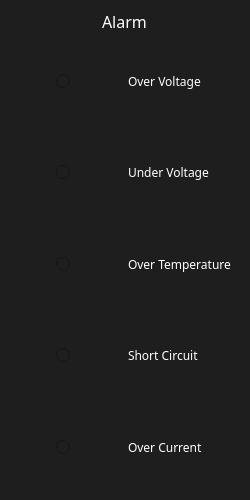
     <widget class="QFrame" name="alarm_frame">
      <property name="sizePolicy">
       <sizepolicy hsizetype="MinimumExpanding" vsizetype="Minimum">
        <horstretch>0</horstretch>
        <verstretch>0</verstretch>
       </sizepolicy>
      </property>
      <property name="minimumSize">
       <size>
        <width>250</width>
        <height>500</height>
       </size>
      </property>
      <property name="maximumSize">
       <size>
        <width>300</width>
        <height>16777215</height>
       </size>
      </property>
      <property name="styleSheet">
       <string notr="true">background-color: rgb(30, 30, 30);
border-radius:10px;
font:  &quot;Montserrat&quot;;</string>
      </property>
      <property name="frameShape">
       <enum>QFrame::StyledPanel</enum>
      </property>
      <property name="frameShadow">
       <enum>QFrame::Raised</enum>
      </property>
      <layout class="QVBoxLayout" name="verticalLayout_15">
       <property name="spacing">
        <number>5</number>
       </property>
       <property name="leftMargin">
        <number>5</number>
       </property>
       <property name="topMargin">
        <number>5</number>
       </property>
       <property name="rightMargin">
        <number>5</number>
       </property>
       <property name="bottomMargin">
        <number>5</number>
       </property>
       <item>
        <layout class="QVBoxLayout" name="verticalLayout_16">
         <property name="spacing">
          <number>5</number>
         </property>
         <property name="leftMargin">
          <number>5</number>
         </property>
         <property name="topMargin">
          <number>5</number>
         </property>
         <property name="rightMargin">
          <number>5</number>
         </property>
         <property name="bottomMargin">
          <number>5</number>
         </property>
         <item alignment="Qt::AlignHCenter">
          <widget class="QLabel" name="alarm_label">
           <property name="sizePolicy">
            <sizepolicy hsizetype="Fixed" vsizetype="Fixed">
             <horstretch>0</horstretch>
             <verstretch>0</verstretch>
            </sizepolicy>
           </property>
           <property name="font">
            <font>
             <family>Montserrat</family>
             <pointsize>12</pointsize>
             <weight>50</weight>
             <bold>false</bold>
            </font>
           </property>
           <property name="styleSheet">
            <string notr="true">color: rgb(255, 255, 255);
font: 12pt &quot;Montserrat&quot;;</string>
           </property>
           <property name="text">
            <string>Alarm</string>
           </property>
           <property name="textFormat">
            <enum>Qt::AutoText</enum>
           </property>
          </widget>
         </item>
         <item>
          <layout class="QGridLayout" name="alarm_layout">
           <item row="3" column="1" alignment="Qt::AlignHCenter|Qt::AlignVCenter">
            <widget class="QRadioButton" name="ssc_button">
             <property name="text">
              <string/>
             </property>
            </widget>
           </item>
           <item row="3" column="2">
            <widget class="QLabel" name="ssc_label">
             <property name="font">
              <font>
               <family>Montserrat</family>
               <pointsize>9</pointsize>
               <weight>50</weight>
               <italic>false</italic>
               <bold>false</bold>
              </font>
             </property>
             <property name="styleSheet">
              <string notr="true">color: rgb(255, 255, 255);
font: 9pt &quot;Montserrat&quot;;</string>
             </property>
             <property name="text">
              <string>Short Circuit</string>
             </property>
            </widget>
           </item>
           <item row="2" column="2">
            <widget class="QLabel" name="over_temp_label">
             <property name="font">
              <font>
               <family>Montserrat</family>
               <pointsize>9</pointsize>
               <weight>50</weight>
               <italic>false</italic>
               <bold>false</bold>
              </font>
             </property>
             <property name="styleSheet">
              <string notr="true">color: rgb(255, 255, 255);
font: 9pt &quot;Montserrat&quot;;</string>
             </property>
             <property name="text">
              <string>Over Temperature</string>
             </property>
            </widget>
           </item>
           <item row="0" column="2">
            <widget class="QLabel" name="over_v_label">
             <property name="font">
              <font>
               <family>Montserrat</family>
               <pointsize>9</pointsize>
               <weight>50</weight>
               <italic>false</italic>
               <bold>false</bold>
              </font>
             </property>
             <property name="styleSheet">
              <string notr="true">color: rgb(255, 255, 255);
font: 9pt &quot;Montserrat&quot;;</string>
             </property>
             <property name="text">
              <string>Over Voltage</string>
             </property>
            </widget>
           </item>
           <item row="1" column="2">
            <widget class="QLabel" name="under_v_label">
             <property name="font">
              <font>
               <family>Montserrat</family>
               <pointsize>9</pointsize>
               <weight>50</weight>
               <italic>false</italic>
               <bold>false</bold>
              </font>
             </property>
             <property name="styleSheet">
              <string notr="true">color: rgb(255, 255, 255);
font: 9pt &quot;Montserrat&quot;;</string>
             </property>
             <property name="text">
              <string>Under Voltage</string>
             </property>
            </widget>
           </item>
           <item row="1" column="1" alignment="Qt::AlignHCenter|Qt::AlignVCenter">
            <widget class="QRadioButton" name="under_v_button">
             <property name="text">
              <string/>
             </property>
            </widget>
           </item>
           <item row="0" column="1" alignment="Qt::AlignHCenter|Qt::AlignVCenter">
            <widget class="QRadioButton" name="over_v_button">
             <property name="text">
              <string/>
             </property>
            </widget>
           </item>
           <item row="2" column="1" alignment="Qt::AlignHCenter|Qt::AlignVCenter">
            <widget class="QRadioButton" name="over_temp_button">
             <property name="text">
              <string/>
             </property>
            </widget>
           </item>
           <item row="4" column="1" alignment="Qt::AlignHCenter|Qt::AlignVCenter">
            <widget class="QRadioButton" name="over_c_button">
             <property name="text">
              <string/>
             </property>
            </widget>
           </item>
           <item row="4" column="2">
            <widget class="QLabel" name="over_c_label">
             <property name="font">
              <font>
               <family>Montserrat</family>
               <pointsize>9</pointsize>
               <weight>50</weight>
               <italic>false</italic>
               <bold>false</bold>
              </font>
             </property>
             <property name="styleSheet">
              <string notr="true">color: rgb(255, 255, 255);
font: 9pt &quot;Montserrat&quot;;</string>
             </property>
             <property name="text">
              <string>Over Current</string>
             </property>
            </widget>
           </item>
          </layout>
         </item>
        </layout>
       </item>
      </layout>
     </widget>
